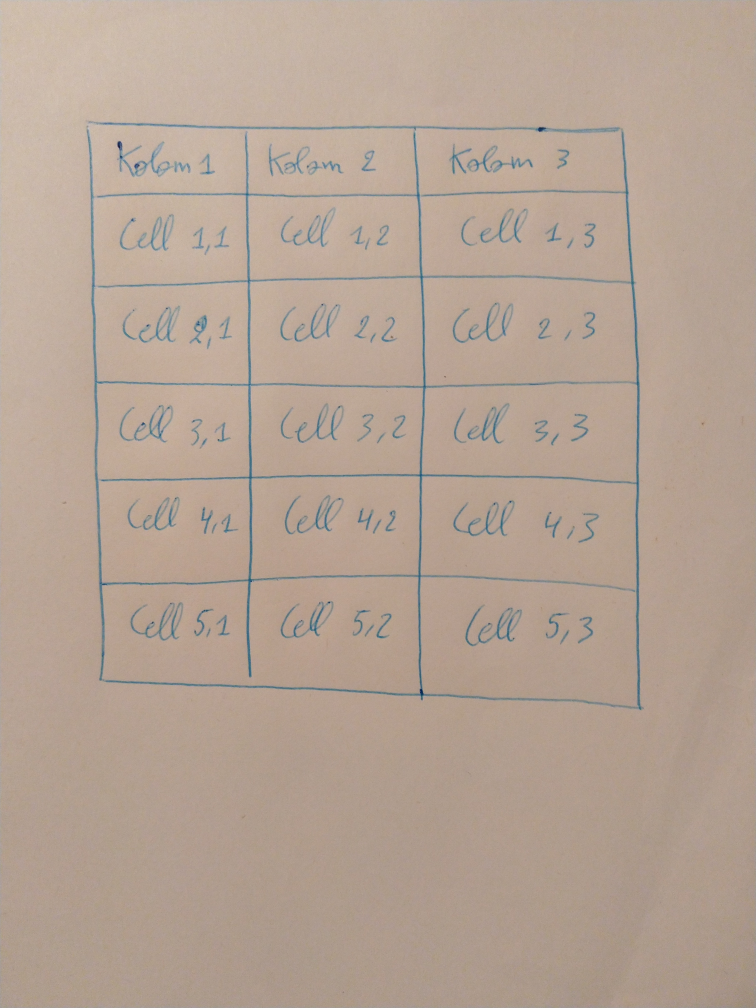
#> input picture datasets/all_tables/19.jpg, 3024 x 4032 px (shown at 1/4 size)
$ python table_transformer.py --table-type bordered --image datasets/all_tables/19.jpg
#> lines starting #> are read from the running program, lines starting #| are printed output that depends on the picture; after the words box and inside, x2 and y2 are one past the last pixel; in counts of white or black regions, pixels touching at a corner belong together
### domain/table_analysis/bordered_table_processor.py
import cv2
import pytesseract
import pandas as pd
import numpy as np
import math
from domain.table_analysis.table_processor import TableProcessor
from domain.line_detection.line_detector import LineDetector

class BorderedTableProcessor(TableProcessor):

    def get_table_from_image(self, image_path):
#> called with image_path = 'datasets/all_tables/19.jpg'
        original_image = cv2.imread(image_path)
#> original_image is the input picture: shape (4032, 3024, 3); mean B, G, R 148.6, 162.8, 181.3
        preprocessed_image = cv2.cvtColor(original_image, cv2.COLOR_BGR2GRAY)
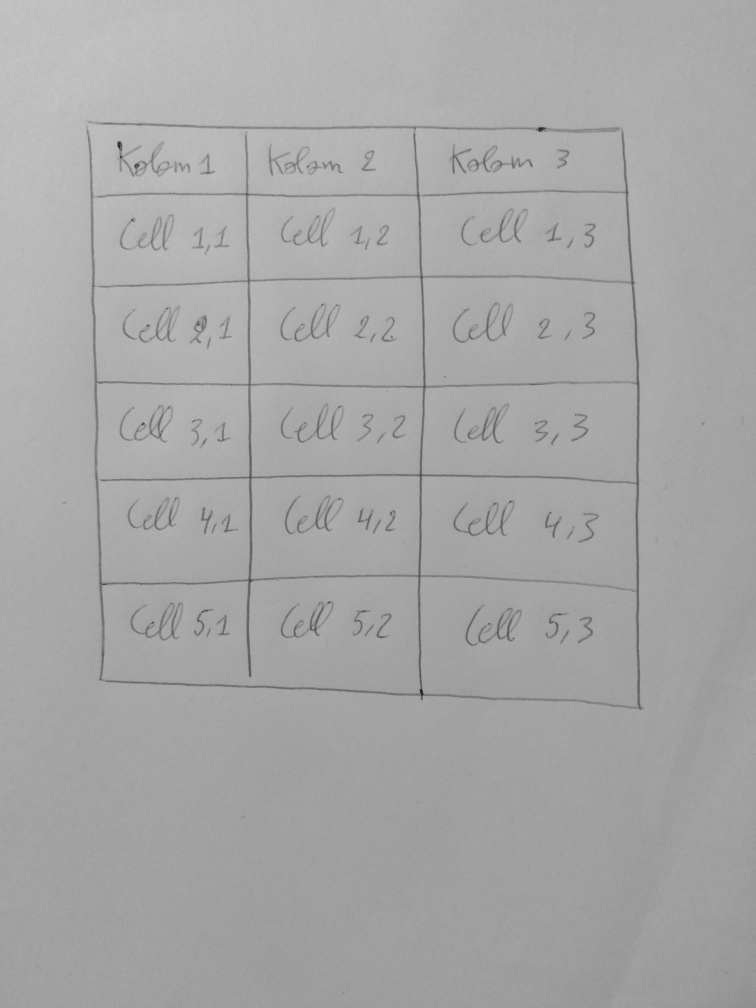
#> preprocessed_image: shape (4032, 3024) (shown at 1/4 size); min 10, max 213, mean 166.7
        text_boxes = self.get_text_boxes(preprocessed_image)
        # [8 lines of commented-out code are left out]
        line_detector = LineDetector()
        horiz_lines, vert_lines = line_detector.detect_lines(preprocessed_image, text_boxes)
        text_boxes = self._assign_rows(horiz_lines, text_boxes)
        text_boxes = self._assign_columns(vert_lines, text_boxes)
        table = self.text_boxes_to_table(text_boxes)
        return table

    # [36 lines left out: functions _assign_rows, _assign_columns, not called in this run]

### domain/table_analysis/table_processor.py
from abc import ABC, abstractmethod
import cv2
import pytesseract
import pandas as pd
import numpy as np
import argparse

class TableProcessor(ABC):

    def __init__(self):
        if type(self) is TableProcessor:
            raise Exception('TableProcessor is an abstract class and cannot be instantiated directly.')

    @abstractmethod
    def get_table_from_image(self, image_path):
        raise NotImplementedError("This method has to implemented in a sub class.")

    def get_text_boxes(self, image):
        # preprocessing
        ret3, thresholded_image = cv2.threshold(image, 0, 255, cv2.THRESH_BINARY | cv2.THRESH_OTSU)
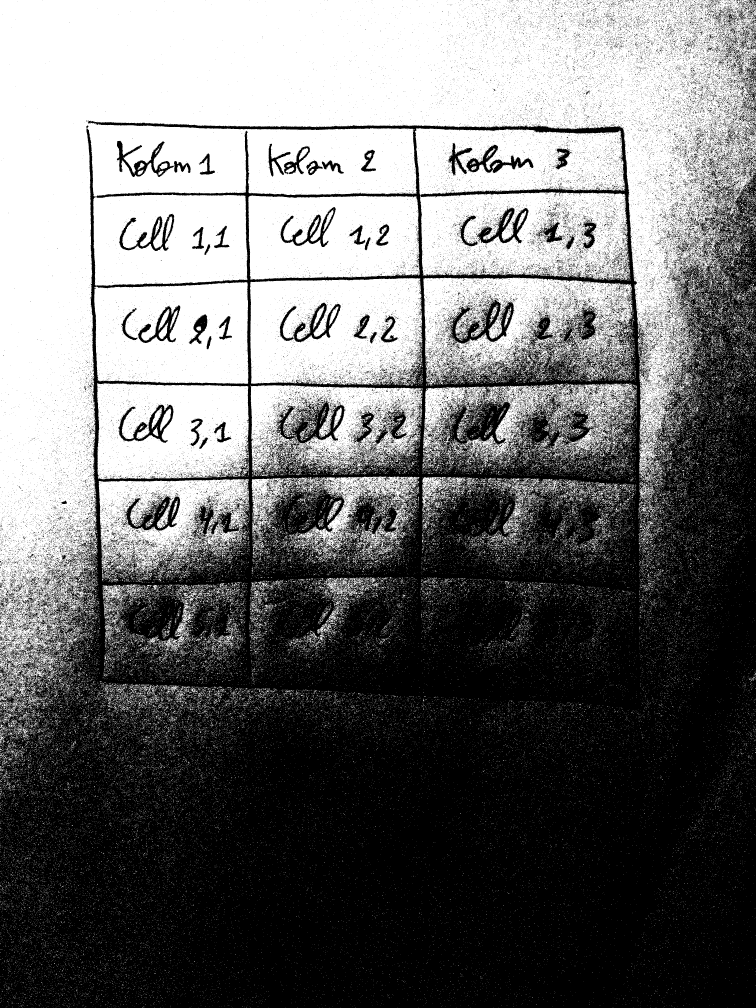
#> thresholded_image: shape (4032, 3024) (shown at 1/4 size); 44.1% white; 89564 white regions (86504 under 20 px), largest, box (x1, y1, x2, y2) and area: (0, 0, 3024, 2805) 2776118, (1659, 513, 2521, 1121) 400337, (1000, 1112, 1690, 1542) 250921
#> ret3 = 167
        tesseract_image = cv2.cvtColor(thresholded_image, cv2.COLOR_BGR2RGB)

        OCR_TEXT_CONFIDENCE_THRESHOLD = 0.4
        OCR_CONFIG_PSM_LEVEL = 3
#> (the run stopped early here; a loop or call above may not have finished)

$ run again, on datasets/all_tables/10.png
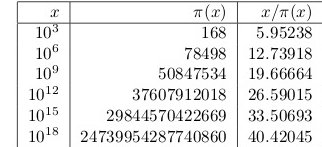
#> input picture datasets/all_tables/10.png, 322 x 147 px
#> in get_table_from_image, original_image is the input picture: shape (147, 322, 3); min 0, max 255, mean 234
#> in get_text_boxes, `ret3, thresholded_image = cv2.threshold(image, 0, 255, cv2.THRESH_BINA..`:
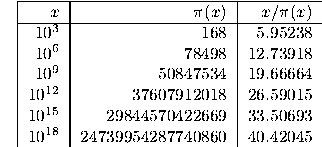
#> thresholded_image: shape (147, 322); 90% white; black in thin lines or dots
#> ret3 = 169
#> tesseract_image: shape (147, 322, 3); 90% white; black in thin lines or dots

$ run again, on datasets/all_tables/11.png
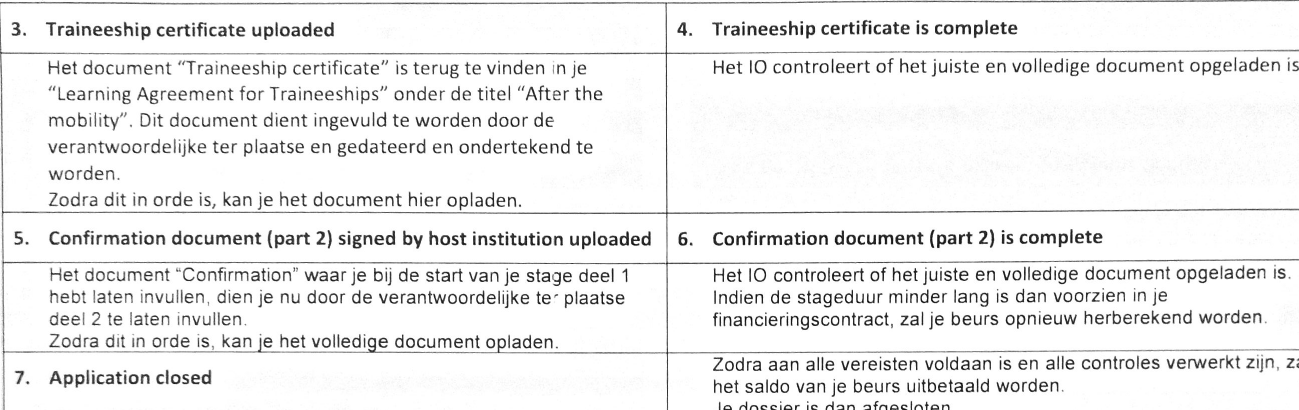
#> input picture datasets/all_tables/11.png, 1299 x 410 px
#> in get_table_from_image, original_image is the input picture: shape (410, 1299, 3); min 7, max 255, mean 238.1
#> in get_text_boxes, `ret3, thresholded_image = cv2.threshold(image, 0, 255, cv2.THRESH_BINA..`:
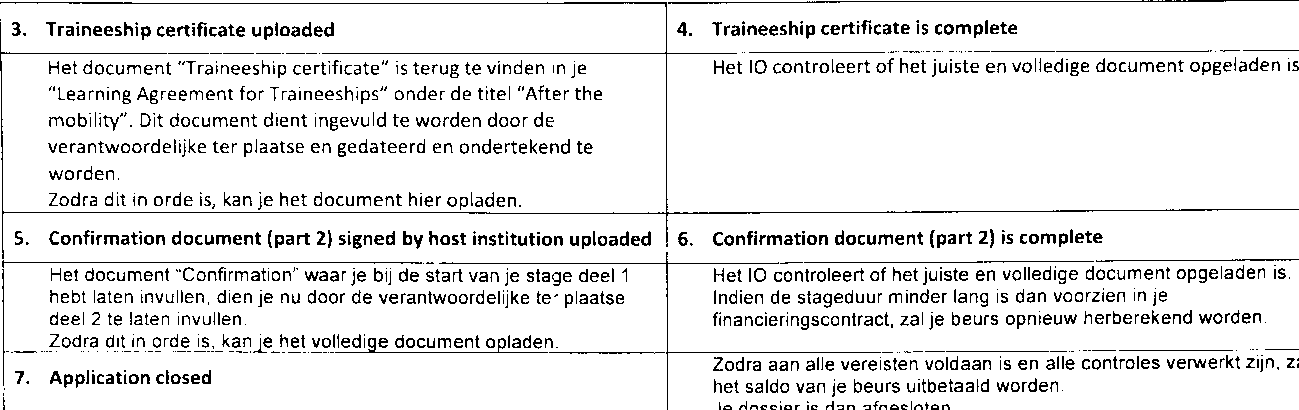
#> thresholded_image: shape (410, 1299); 91.1% white; black in thin lines or dots
#> ret3 = 175
#> tesseract_image: shape (410, 1299, 3); 91.1% white; black in thin lines or dots

$ run again, on datasets/all_tables/12.png
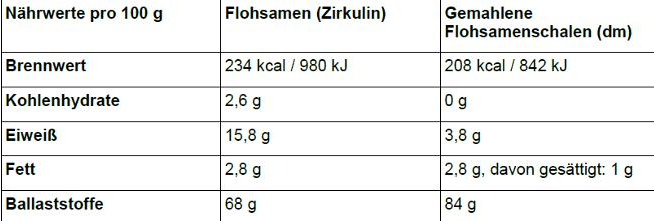
#> input picture datasets/all_tables/12.png, 654 x 221 px
#> in get_table_from_image, original_image is the input picture: shape (221, 654, 3); mean B, G, R 235.3, 236.2, 235.4
#> in get_text_boxes, `ret3, thresholded_image = cv2.threshold(image, 0, 255, cv2.THRESH_BINA..`:
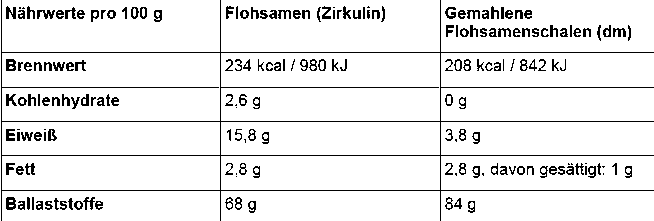
#> thresholded_image: shape (221, 654); 91.9% white; black in thin lines or dots
#> ret3 = 152
#> tesseract_image: shape (221, 654, 3); 91.9% white; black in thin lines or dots
